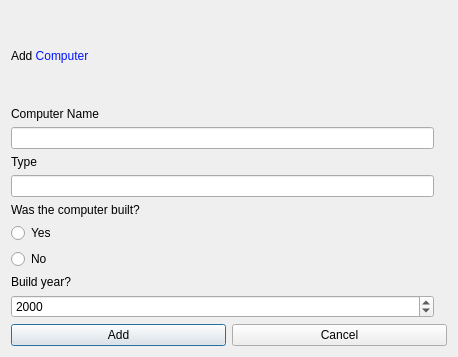
<?xml version="1.0" encoding="UTF-8"?>
<ui version="4.0">
 <class>ComputerDialog</class>
 <widget class="QDialog" name="ComputerDialog">
  <property name="geometry">
   <rect>
    <x>0</x>
    <y>0</y>
    <width>458</width>
    <height>357</height>
   </rect>
  </property>
  <property name="minimumSize">
   <size>
    <width>400</width>
    <height>300</height>
   </size>
  </property>
  <property name="windowTitle">
   <string>Dialog</string>
  </property>
  <layout class="QVBoxLayout" name="verticalLayout">
   <item>
    <widget class="QLabel" name="label_addComputerTitle">
     <property name="text">
      <string>&lt;html&gt;&lt;head/&gt;&lt;body&gt;&lt;p&gt;Add &lt;span style=&quot; color:#0013ff;&quot;&gt;Computer&lt;/span&gt;&lt;/p&gt;&lt;/body&gt;&lt;/html&gt;</string>
     </property>
    </widget>
   </item>
   <item>
    <layout class="QGridLayout" name="gridLayout">
     <item row="2" column="0">
      <widget class="QLabel" name="label_ComputerType">
       <property name="text">
        <string>Type</string>
       </property>
       <property name="buddy">
        <cstring>inputComputerType</cstring>
       </property>
      </widget>
     </item>
     <item row="4" column="0">
      <widget class="QLabel" name="label_wasComputerBuilt">
       <property name="text">
        <string>Was the computer built?</string>
       </property>
      </widget>
     </item>
     <item row="6" column="0">
      <widget class="QRadioButton" name="radioButtonNotBuilt">
       <property name="text">
        <string>No</string>
       </property>
      </widget>
     </item>
     <item row="8" column="0">
      <widget class="QDateEdit" name="computerBuildYear">
       <property name="minimumDateTime">
        <datetime>
         <hour>0</hour>
         <minute>0</minute>
         <second>0</second>
         <year>1752</year>
         <month>9</month>
         <day>14</day>
        </datetime>
       </property>
       <property name="displayFormat">
        <string>yyyy</string>
       </property>
       <property name="calendarPopup">
        <bool>false</bool>
       </property>
       <property name="date">
        <date>
         <year>2000</year>
         <month>1</month>
         <day>1</day>
        </date>
       </property>
      </widget>
     </item>
     <item row="5" column="0">
      <widget class="QRadioButton" name="radioButtonWasBuilt">
       <property name="text">
        <string>Yes</string>
       </property>
      </widget>
     </item>
     <item row="0" column="0">
      <widget class="QLabel" name="label_ComputerName">
       <property name="text">
        <string>&lt;html&gt;&lt;head/&gt;&lt;body&gt;&lt;p&gt;Computer Name&lt;/p&gt;&lt;/body&gt;&lt;/html&gt;</string>
       </property>
       <property name="buddy">
        <cstring>inputComputerName</cstring>
       </property>
      </widget>
     </item>
     <item row="3" column="0">
      <widget class="QLineEdit" name="inputComputerType"/>
     </item>
     <item row="1" column="0">
      <widget class="QLineEdit" name="inputComputerName"/>
     </item>
     <item row="7" column="0">
      <widget class="QLabel" name="label">
       <property name="text">
        <string>Build year?</string>
       </property>
      </widget>
     </item>
     <item row="3" column="1">
      <widget class="QLabel" name="label_TypeError">
       <property name="text">
        <string/>
       </property>
      </widget>
     </item>
     <item row="1" column="1">
      <widget class="QLabel" name="label_NameError">
       <property name="text">
        <string/>
       </property>
      </widget>
     </item>
    </layout>
   </item>
   <item>
    <layout class="QHBoxLayout" name="horizontalLayout">
     <item>
      <widget class="QPushButton" name="pushButton_AddTheComputer">
       <property name="text">
        <string>Add</string>
       </property>
      </widget>
     </item>
     <item>
      <widget class="QPushButton" name="pushButton_CancelAdd">
       <property name="text">
        <string>Cancel</string>
       </property>
      </widget>
     </item>
    </layout>
   </item>
  </layout>
 </widget>
 <resources/>
 <connections/>
</ui>
